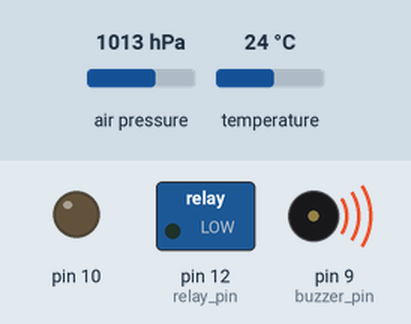
A sketch run on a simulated Arduino Uno, built with avr-gcc and run on an emulated ATmega328P. Parts: switched loads named in the sketch (green lamp = pin HIGH), output pins drawn as LEDs (lit = HIGH), buzzer (waves = sounding). Wiring (inferred from the names in the program): BMP180 pressure sensor at I2C address 0x77. The test bench sets the inputs (shaded band); at power-on: air pressure 1013 hPa, temperature 24 °C.

Above: at 10.1 s.
10.2 s: air pressure set to 1016 hPa
At 11.4 s:
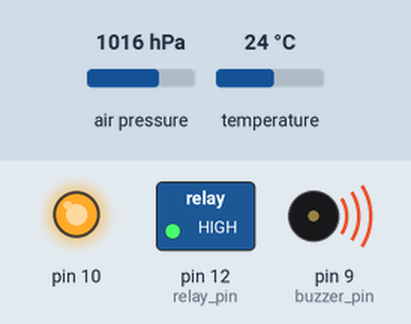
At 13.57 s:
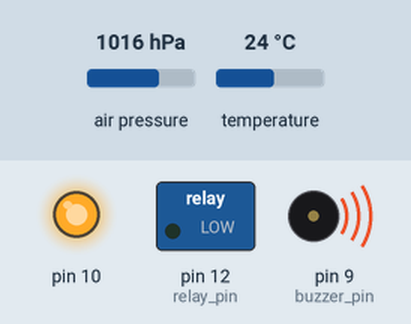
Timing chart, 0 to 20.8 s (numbered marks = the images above; inputs shaded):
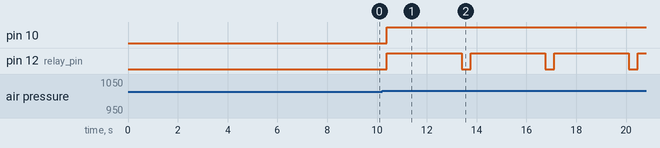

The sketch:

Board1_final.ino
```cpp
#include<SoftwareSerial.h>
#include <Wire.h>
#include <SPI.h>
#include <SD.h>
#include "MPU6050.h"  // scl-A5; sda-A4;
#include "BMP085.h"

SoftwareSerial HC12(2,3); //rx tx, 강제사출용 통신모듈
BMP085 BMP180;


float initalt;    //초기 고도 저장
float maxalt;     //최고 고도 저장
int trigger_alt=6;    //최고 고도 기준 6m 하강 시 사출
char fire = 'N';    //낙하산 사출 여부

unsigned long previousMillis = 0; // 마지막 업데이트 시간
const long interval = 100; // 100ms 간격으로 데이터 수집

int relay_pin=12;     //낙하산 사출 릴레이 12번에 연결
int buzzer_pin=9;     //Board1 상태 확인용 부저 9번에 연결

void setup(){
  pinMode(10,OUTPUT);   //10번 핀은 Board2와 연결되어 사출 명령시 HIGH신호 전달
  digitalWrite(10,LOW);
  HC12.begin(19200);    //강제사출용 통신모듈 통신속도
  Wire.begin();         //BMP085(고도센서)와 I2C 통신 시작
  pinMode(relay_pin,OUTPUT);
  pinMode(buzzer_pin,OUTPUT);
  BMP180.bmp085Calibration();   //BMP085 캘리브레이션
  delay(10);
  float inittemp = 0;
  float initpress = 0;      //초기 온도 및 압력 읽어오기
  for (int i = 0; i < 10; i++) {
    inittemp += BMP180.bmp085GetTemperature();  //온도를 안 읽어오면 고도가 튀는 현상 발생
    initpress += BMP180.bmp085GetPressure();
    delay(10);
  }
  inittemp = inittemp / 10;
  initpress = initpress / 10;     //초기 온도 및 압력 10회 측정 평균치로 저장
  initalt = BMP180.calcAltitude(initpress);   //초기 온도 및 압력 기반 초기 고도 계산
  maxalt=initalt;     //최고고도에 초기 고도값 저장
  analogWrite(buzzer_pin,80);
  delay(5000);                //부저 5초 작동으로 Board1 전원 켜짐 확인
  analogWrite(buzzer_pin,0);
  delay(3000);
  if(initalt<50){             //3초 대기 후 초기 고도값에 따라 0.5초 간격으로 부저 작동
    analogWrite(buzzer_pin,80);   //고도 50m 미만인 경우 1회
    delay(500);
    analogWrite(buzzer_pin,0);

  }
  else if(initalt<100){         //고도 100m 미만인 경우 2회
    analogWrite(buzzer_pin,80);
    delay(500);
    analogWrite(buzzer_pin,0);
    delay(500);
    analogWrite(buzzer_pin,80);
    delay(500);
    analogWrite(buzzer_pin,0);

  }
  else{                       //고도 100m 이상인 경우 3회
    analogWrite(buzzer_pin,80);
    delay(500);
    analogWrite(buzzer_pin,0);
    delay(500);
    analogWrite(buzzer_pin,80);
    delay(500);
    analogWrite(buzzer_pin,0);
    delay(500);
    analogWrite(buzzer_pin,80);
    delay(500);
    analogWrite(buzzer_pin,0);
  }

}

void loop(){
  if(HC12.available()){         //강제사출 신호 최우선으로 읽어옴
    fire=(char)HC12.read();     //통신모듈 수신값을 사출 여부 변수에 저장
  }                             //강제 사출이 필요한 경우 송신 모듈에서 'Y' 전송
  unsigned long currentMillis = millis();
  if (currentMillis - previousMillis >= interval) {   //100ms 간격으로 고도 측정 수행
    previousMillis = currentMillis;

    float temperature = 0;
    float pressure = 0;
    for (int i = 0; i < 10; i++) {
      temperature += BMP180.bmp085GetTemperature();
      pressure += BMP180.bmp085GetPressure();
      delay(2);
    }
    temperature = temperature / 10;
    pressure = pressure / 10;             //2ms 간격으로 10회 평균치 측정
    float altitude = BMP180.calcAltitude(pressure); //현재 고도 저장


    if(altitude>maxalt){      //현재고도가 최고고도보다 높으면 최고고도 갱신
      maxalt=altitude;
    }


    //사출판정부
    if (altitude < maxalt-trigger_alt) {   //현재고도가 최고고도보다 6m 이상 낮으면
      fire = 'Y';                         //낙하산 사출 명령
    }

    if (fire=='Y'){           //낙하산 사출 명령이 내려졌다면
      digitalWrite(10,HIGH);  //화약 점화를 위한 릴레이 작동
      relay();
    }
  }
}

void relay(){       //3초간 화약뭉치에 전류 흘림
  digitalWrite(relay_pin,HIGH);
  delay(3000);
  digitalWrite(relay_pin,LOW);
}
```

BMP085.cpp
```cpp
#include <Arduino.h>
#include "BMP085.h"

Cal_values c_val = Cal_values();

// Read 2 bytes from the BMP085
// First byte will be from 'address'
// Second byte will be from 'address'+1
int BMP085::bmp085ReadInt(unsigned char address)
{
  unsigned char msb, lsb;

  Wire.beginTransmission(BMP085_ADDRESS);
  Wire.write(address);
  Wire.endTransmission();

  Wire.requestFrom(BMP085_ADDRESS, 2);
  while(Wire.available()<2)
    ;
  msb = Wire.read();
  lsb = Wire.read();

  return (int) msb<<8 | lsb;
}

// Read the uncompensated temperature value
unsigned int BMP085::bmp085ReadUT()
{
  unsigned int ut;

  // Write 0x2E into Register 0xF4
  // This requests a temperature reading
  Wire.beginTransmission(BMP085_ADDRESS);
  Wire.write(0xF4);
  Wire.write(0x2E);
  Wire.endTransmission();

  // Wait at least 4.5ms
  delay(5);

  // Read two bytes from registers 0xF6 and 0xF7
  ut = bmp085ReadInt(0xF6);
  return ut;
}

// Read the uncompensated pressure value
unsigned long BMP085::bmp085ReadUP()
{
  unsigned char msb, lsb, xlsb;
  unsigned long up = 0;

  // Write 0x34+(OSS<<6) into register 0xF4
  // Request a pressure reading w/ oversampling setting
  Wire.beginTransmission(BMP085_ADDRESS);
  Wire.write(0xF4);
  Wire.write(0x34 + (OSS<<6));
  Wire.endTransmission();

  // Wait for conversion, delay time dependent on OSS
  delay(2 + (3<<OSS));

  // Read register 0xF6 (MSB), 0xF7 (LSB), and 0xF8 (XLSB)
  msb = bmp085Read(0xF6);
  lsb = bmp085Read(0xF7);
  xlsb = bmp085Read(0xF8);

  up = (((unsigned long) msb << 16) | ((unsigned long) lsb << 8) | (unsigned long) xlsb) >> (8-OSS);

  return up;
}

// Read 1 byte from the BMP085 at 'address'
char BMP085::bmp085Read(unsigned char address)
{
  unsigned char data;

  Wire.beginTransmission(BMP085_ADDRESS);
  Wire.write(address);
  Wire.endTransmission();

  Wire.requestFrom(BMP085_ADDRESS, 1);
  while(!Wire.available())
    ;

  return Wire.read();
}

// Stores all of the bmp085's calibration values into global variables
// Calibration values are required to calculate temp and pressure
// This function should be called at the beginning of the program
void BMP085::bmp085Calibration()
{
  c_val.ac1 = bmp085ReadInt(0xAA);
  c_val.ac2 = bmp085ReadInt(0xAC);
  c_val.ac3 = bmp085ReadInt(0xAE);
  c_val.ac4 = bmp085ReadInt(0xB0);
  c_val.ac5 = bmp085ReadInt(0xB2);
  c_val.ac6 = bmp085ReadInt(0xB4);
  c_val.b1 = bmp085ReadInt(0xB6);
  c_val.b2 = bmp085ReadInt(0xB8);
  c_val.mb = bmp085ReadInt(0xBA);
  c_val.mc = bmp085ReadInt(0xBC);
  c_val.md = bmp085ReadInt(0xBE);
}

// Calculate temperature in deg C
float BMP085::bmp085GetTemperature()
{
  long x1, x2;
	unsigned int ut = bmp085ReadUT();

  x1 = (((long)ut - (long)c_val.ac6)*(long)c_val.ac5) >> 15;
  x2 = ((long)c_val.mc << 11)/(x1 + c_val.md);
  b5 = x1 + x2;

  float temp = ((b5 + 8)>>4);
  temp = temp /10;

  return temp;
}

// Calculate pressure given up
// calibration values must be known
// b5 is also required so bmp085GetTemperature(...) must be called first.
// Value returned will be pressure in units of Pa.
long BMP085::bmp085GetPressure()
{
  long x1, x2, x3, b3, b6, p;
  unsigned long b4, b7;
	unsigned long up = bmp085ReadUP();
  b6 = b5 - 4000;
  // Calculate B3
  x1 = (c_val.b2 * (b6 * b6)>>12)>>11;
  x2 = (c_val.ac2 * b6)>>11;
  x3 = x1 + x2;
  b3 = (((((long)c_val.ac1)*4 + x3)<<OSS) + 2)>>2;

  // Calculate B4
  x1 = (c_val.ac3 * b6)>>13;
  x2 = (c_val.b1 * ((b6 * b6)>>12))>>16;
  x3 = ((x1 + x2) + 2)>>2;
  b4 = (c_val.ac4 * (unsigned long)(x3 + 32768))>>15;

  b7 = ((unsigned long)(up - b3) * (50000>>OSS));
  if (b7 < 0x80000000)
    p = (b7<<1)/b4;
  else
    p = (b7/b4)<<1;

  x1 = (p>>8) * (p>>8);
  x1 = (x1 * 3038)>>16;
  x2 = (-7357 * p)>>16;
  p += (x1 + x2 + 3791)>>4;

  long temp = p;
  return temp;
}

//Uncompensated caculation - in Meters
float BMP085::calcAltitude(float pressure)
{
  float A = pressure/101325;
  float B = 1/5.25588;
  float C = pow(A,B);
  C = 1 - C;
  C = C /0.0000225577;  // ==> C = C / (1/44330)
                        // ==> C = C * 44330
  return C;
}
```

BMP085.h
```cpp
#ifndef BMP085_h
#define BMP085_h

#include <Arduino.h>
#include <Wire.h>

#define BMP085_ADDRESS 0x77  	// I2C address of BMP08
#define OSS	3  					// Oversampling Setting

struct Cal_values
{
	// Calibration values
	int ac1;
	int ac2;
	int ac3;
	unsigned int ac4;
	unsigned int ac5;
	unsigned int ac6;
	int b1;
	int b2;
	int mb;
	int mc;
	int md;
};

class BMP085
{
	public:
		void bmp085Calibration();
		float bmp085GetTemperature();
		long bmp085GetPressure();
		float calcAltitude(float pressure);

	protected:
		int bmp085ReadInt(unsigned char address);
		unsigned int bmp085ReadUT();
		unsigned long bmp085ReadUP();
		char bmp085Read(unsigned char address);
	private:

		// b5 is calculated in bmp085GetTemperature(...), this variable is also used in bmp085GetPressure(...)
		// so ...Temperature(...) must be called before ...Pressure(...).
		long b5;
};
#endif
```

Measured:
- the behaviour switches between 1013 and 1014 hPa on air pressure (found by bisection; images 0 and 1)
- after the input at 10.2 s, pin 10: LOW → HIGH after 0.20 s; pin 12 (relay_pin): alternates HIGH for 3.0 s and LOW for 0.36 s, starting after 0.20 s
